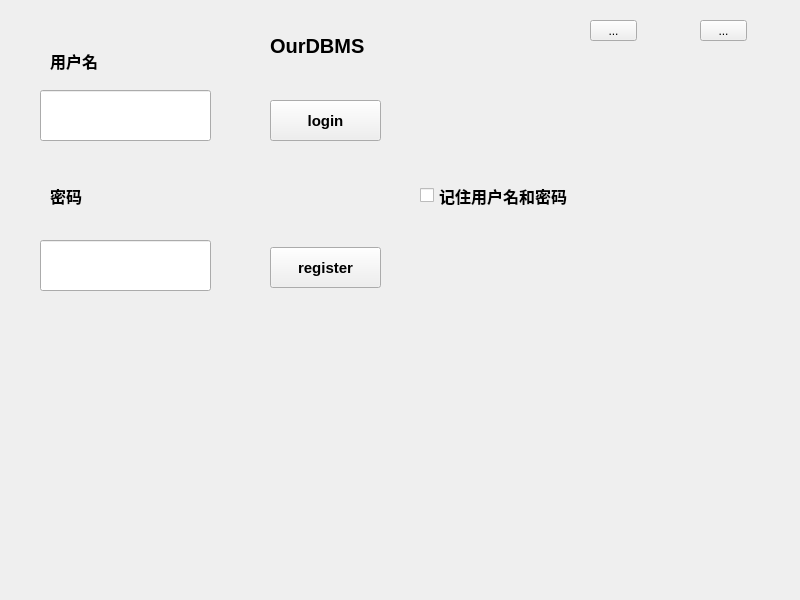
<?xml version="1.0" encoding="UTF-8"?>
<ui version="4.0">
 <class>Login</class>
 <widget class="QWidget" name="Login">
  <property name="geometry">
   <rect>
    <x>0</x>
    <y>0</y>
    <width>800</width>
    <height>600</height>
   </rect>
  </property>
  <property name="windowTitle">
   <string>Widget</string>
  </property>
  <widget class="QPushButton" name="loginButton">
   <property name="geometry">
    <rect>
     <x>270</x>
     <y>100</y>
     <width>111</width>
     <height>41</height>
    </rect>
   </property>
   <property name="font">
    <font>
     <pointsize>11</pointsize>
     <weight>75</weight>
     <bold>true</bold>
    </font>
   </property>
   <property name="styleSheet">
    <string notr="true">;
border-image: url(:/new/prefix1/ui/push2.png);</string>
   </property>
   <property name="text">
    <string>login</string>
   </property>
  </widget>
  <widget class="QLineEdit" name="accountEdit">
   <property name="geometry">
    <rect>
     <x>40</x>
     <y>90</y>
     <width>171</width>
     <height>51</height>
    </rect>
   </property>
   <property name="styleSheet">
    <string notr="true">border-image: url(:/new/prefix1/ui/frame3.png);</string>
   </property>
  </widget>
  <widget class="QCheckBox" name="checkBox">
   <property name="geometry">
    <rect>
     <x>420</x>
     <y>160</y>
     <width>201</width>
     <height>71</height>
    </rect>
   </property>
   <property name="font">
    <font>
     <pointsize>12</pointsize>
     <weight>75</weight>
     <bold>true</bold>
    </font>
   </property>
   <property name="text">
    <string>记住用户名和密码</string>
   </property>
  </widget>
  <widget class="QLabel" name="label_2">
   <property name="geometry">
    <rect>
     <x>50</x>
     <y>50</y>
     <width>81</width>
     <height>21</height>
    </rect>
   </property>
   <property name="font">
    <font>
     <pointsize>12</pointsize>
     <weight>75</weight>
     <bold>true</bold>
    </font>
   </property>
   <property name="text">
    <string>用户名</string>
   </property>
  </widget>
  <widget class="QLabel" name="label_3">
   <property name="geometry">
    <rect>
     <x>50</x>
     <y>180</y>
     <width>101</width>
     <height>31</height>
    </rect>
   </property>
   <property name="font">
    <font>
     <pointsize>12</pointsize>
     <weight>75</weight>
     <bold>true</bold>
    </font>
   </property>
   <property name="text">
    <string>密码</string>
   </property>
  </widget>
  <widget class="QLineEdit" name="passwordEdit">
   <property name="geometry">
    <rect>
     <x>40</x>
     <y>240</y>
     <width>171</width>
     <height>51</height>
    </rect>
   </property>
   <property name="styleSheet">
    <string notr="true">border-image: url(:/new/prefix1/ui/frame3.png);</string>
   </property>
  </widget>
  <widget class="QToolButton" name="closetoolButton">
   <property name="geometry">
    <rect>
     <x>700</x>
     <y>20</y>
     <width>47</width>
     <height>21</height>
    </rect>
   </property>
   <property name="styleSheet">
    <string notr="true">background-image: url(:/new/prefix1/ui/exit.png);</string>
   </property>
   <property name="text">
    <string>...</string>
   </property>
  </widget>
  <widget class="QToolButton" name="mintoolButton">
   <property name="geometry">
    <rect>
     <x>590</x>
     <y>20</y>
     <width>47</width>
     <height>21</height>
    </rect>
   </property>
   <property name="text">
    <string>...</string>
   </property>
  </widget>
  <widget class="QPushButton" name="rButton">
   <property name="geometry">
    <rect>
     <x>270</x>
     <y>247</y>
     <width>111</width>
     <height>41</height>
    </rect>
   </property>
   <property name="font">
    <font>
     <pointsize>11</pointsize>
     <weight>75</weight>
     <bold>true</bold>
    </font>
   </property>
   <property name="styleSheet">
    <string notr="true">border-image: url(:/new/prefix1/ui/push2.png);</string>
   </property>
   <property name="text">
    <string>register</string>
   </property>
  </widget>
  <widget class="QLabel" name="label">
   <property name="geometry">
    <rect>
     <x>-290</x>
     <y>-840</y>
     <width>2551</width>
     <height>1691</height>
    </rect>
   </property>
   <property name="sizePolicy">
    <sizepolicy hsizetype="Fixed" vsizetype="Fixed">
     <horstretch>0</horstretch>
     <verstretch>0</verstretch>
    </sizepolicy>
   </property>
   <property name="styleSheet">
    <string notr="true">background-image: url(:/new/prefix1/ui/201909271220430vlYm.jpg);</string>
   </property>
   <property name="text">
    <string/>
   </property>
  </widget>
  <widget class="QLabel" name="label_4">
   <property name="geometry">
    <rect>
     <x>270</x>
     <y>20</y>
     <width>191</width>
     <height>51</height>
    </rect>
   </property>
   <property name="font">
    <font>
     <pointsize>15</pointsize>
     <weight>75</weight>
     <italic>false</italic>
     <bold>true</bold>
    </font>
   </property>
   <property name="text">
    <string>OurDBMS</string>
   </property>
  </widget>
  <zorder>label</zorder>
  <zorder>loginButton</zorder>
  <zorder>accountEdit</zorder>
  <zorder>checkBox</zorder>
  <zorder>label_2</zorder>
  <zorder>label_3</zorder>
  <zorder>passwordEdit</zorder>
  <zorder>closetoolButton</zorder>
  <zorder>mintoolButton</zorder>
  <zorder>rButton</zorder>
  <zorder>label_4</zorder>
 </widget>
 <resources/>
 <connections/>
</ui>
